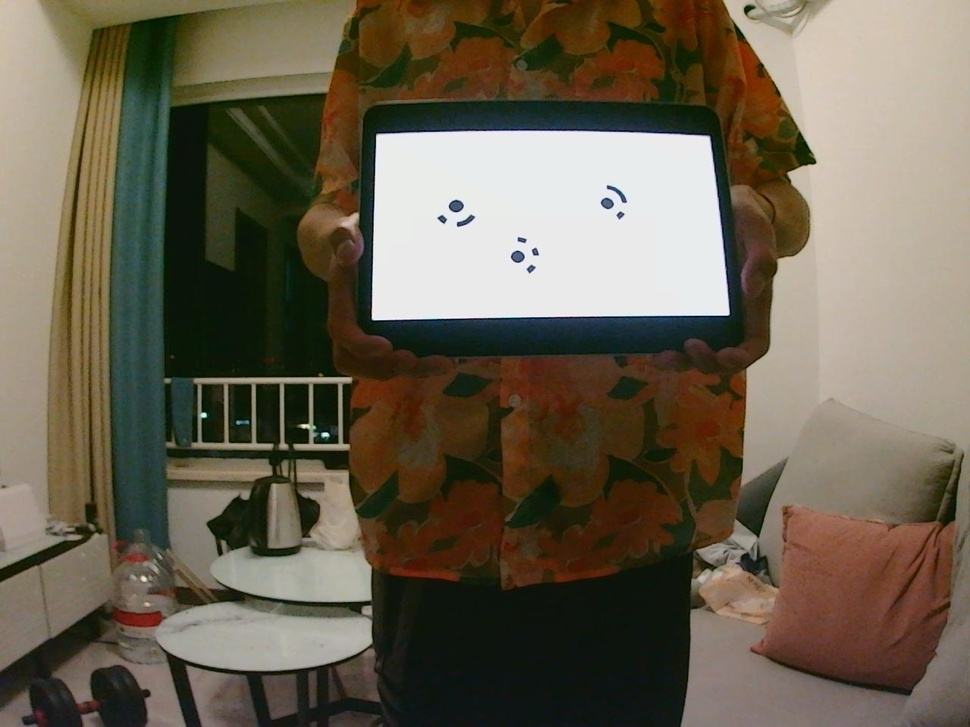
%> input picture 振动模量分析/multi-markers/left/left_1.jpg, 970 x 727 px, shrunk from 1280 x 960 before the run
$ octave photo_processing.m   (GNU Octave 9; MATLAB toolbox functions it lacks are replaced by stand-ins)
%> lines starting %> are read from the running program, lines starting %| are printed output that depends on the picture; in (x1, y1, x2, y2) boxes, pixels count from 0 and x2, y2 are one past the last pixel; in counts of white or black regions, pixels touching at a corner belong together; the program's own positions count from 1
%读取一张图片，并显示
original_picture=imread('.\pics\left_1.jpg');
%> original_picture is the input picture: size 727x970x3 uint8; mean R, G, B 106.3, 97.4, 80.3
figure(1);
imshow(original_picture);
title('原始RGB图像')

%把图像转换成灰度图像
GrayPic=rgb2gray(original_picture);%把RGB图像转化成灰度图像
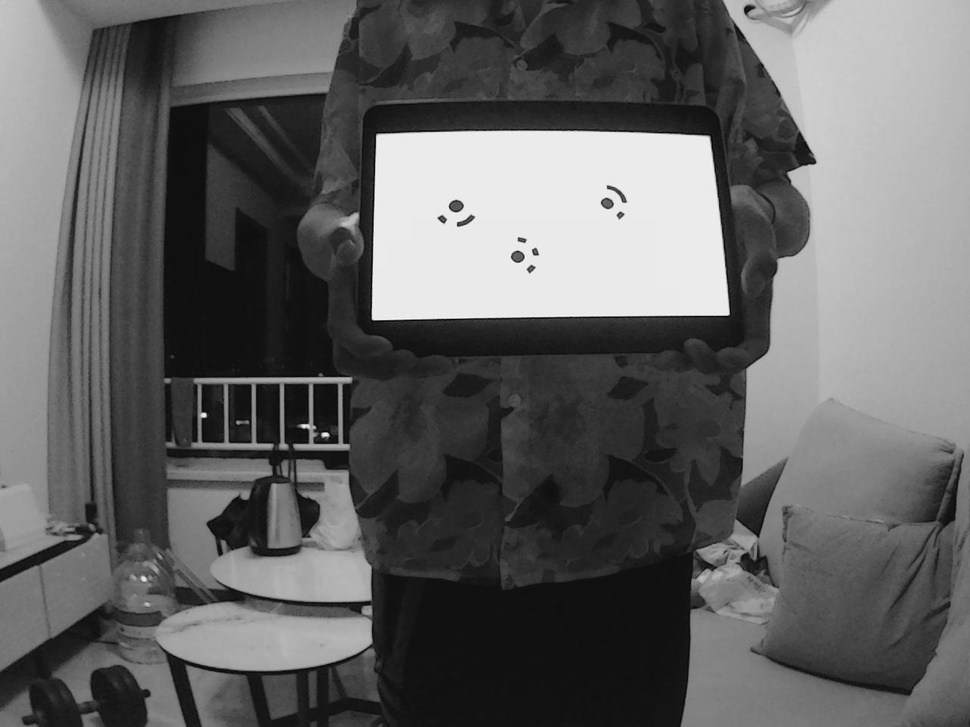
%> GrayPic: size 727x970 uint8; min 2, max 250, mean 98.2
figure(2)
imshow(GrayPic);
title('RGB图像转化为灰度图像')

%对图像进行二值化处理
thresh=graythresh(original_picture);%graythresh为自动确定二值化阈值函数，大于该阈值的就变成白色，小于该阈值的就变成黑色，所以阈值越大越黑，阈值越小越白
%> thresh = 0.42
Pic2=im2bw(original_picture,thresh);%如果想要自己设定阈值，那么就可以这样写Pic2=im2bw(original_picture,value);,value=[0,1]中间的任何数值
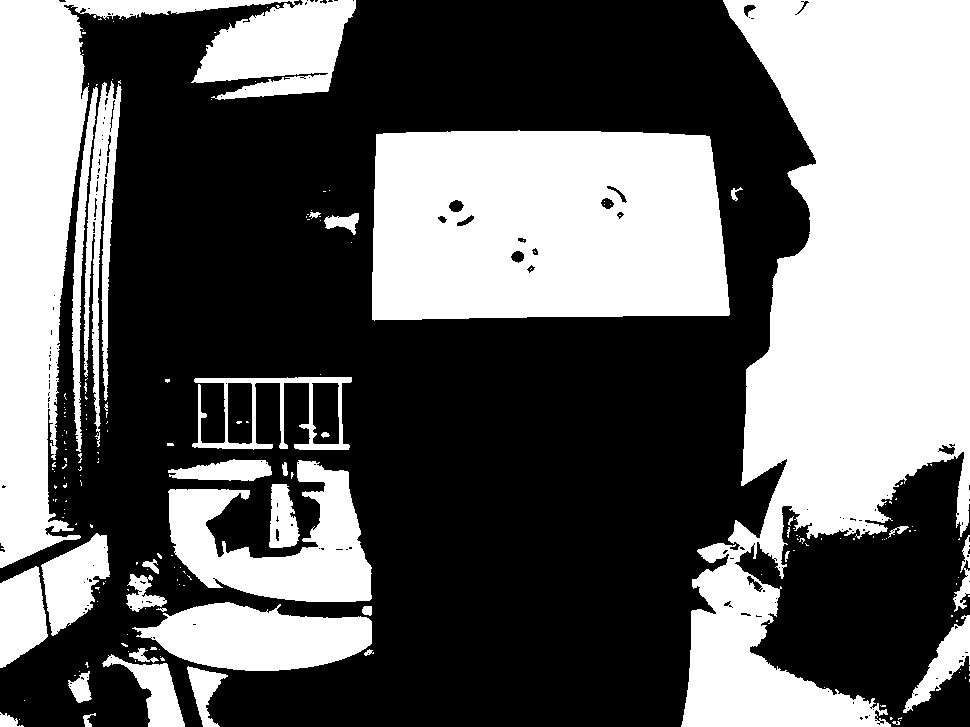
%> Pic2: size 727x970 logical; 41% white; 189 white regions (151 under 20 px), largest, box (x1, y1, x2, y2) and area: (681, 0, 970, 727) 118815, (372, 130, 730, 321) 63739, (0, 0, 356, 568) 49592
figure(3);
imshow(Pic2);
title('RGB图像转化为二值化图像')

thresh=graythresh(GrayPic);
%> thresh = 0.431
Pic2_=im2bw(GrayPic,thresh);
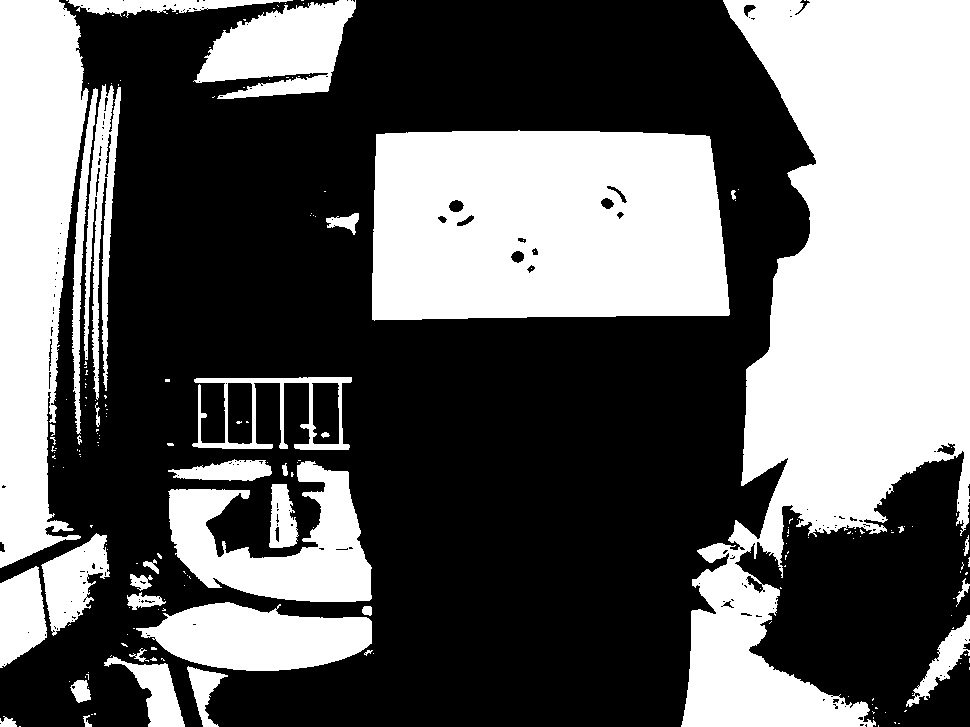
%> Pic2_: size 727x970 logical; 40% white; 191 white regions (155 under 20 px), largest, box (x1, y1, x2, y2) and area: (681, 0, 970, 727) 117074, (372, 130, 730, 321) 63695, (0, 0, 89, 568) 36123
figure(4);
imshow(Pic2_);
title('灰度图像转化为二值化图像')

$ run again, with 振动模量分析/multi-markers/left/left_10.jpg copied over 振动模量分析/multi-markers/left/left_1.jpg
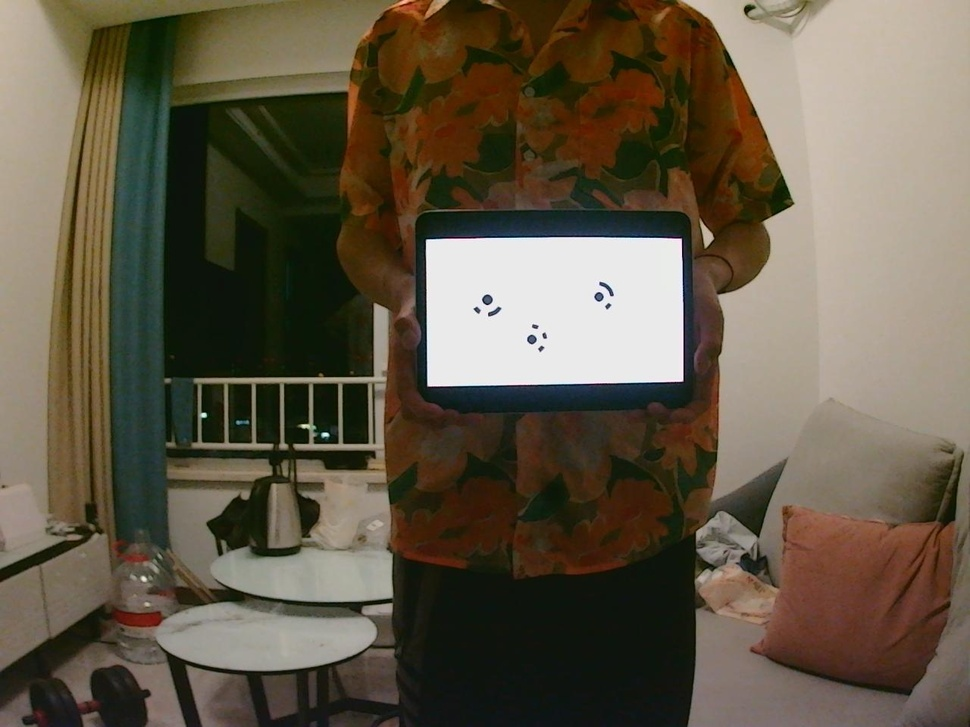
%> input picture 振动模量分析/multi-markers/left/left_10.jpg, 970 x 727 px, shrunk from 1280 x 960 before the run
%> original_picture is the input picture: size 727x970x3 uint8; mean R, G, B 98.7, 88.9, 71.4
%> `thresh=graythresh(original_picture);`: thresh = 0.384
%> `Pic2=im2bw(original_picture,thresh);`:
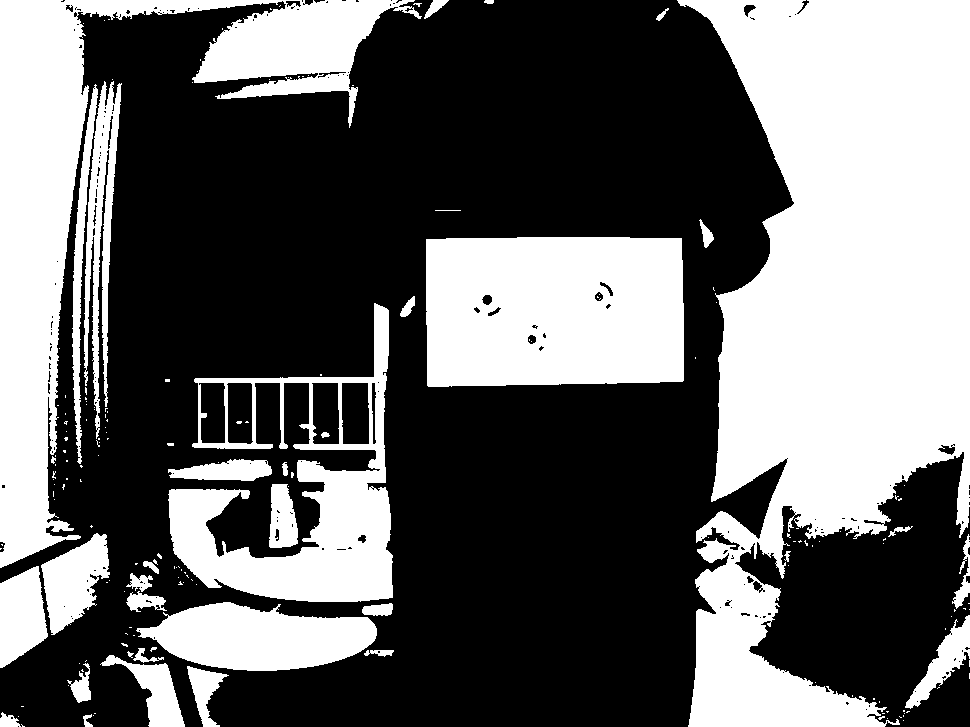
%> Pic2: size 727x970 logical; 40.6% white; 178 white regions (141 under 20 px), largest, box (x1, y1, x2, y2) and area: (677, 0, 970, 727) 133938, (0, 0, 422, 568) 51842, (426, 237, 684, 387) 37394
%> `thresh=graythresh(GrayPic);`: thresh = 0.4
%> `Pic2_=im2bw(GrayPic,thresh);`:
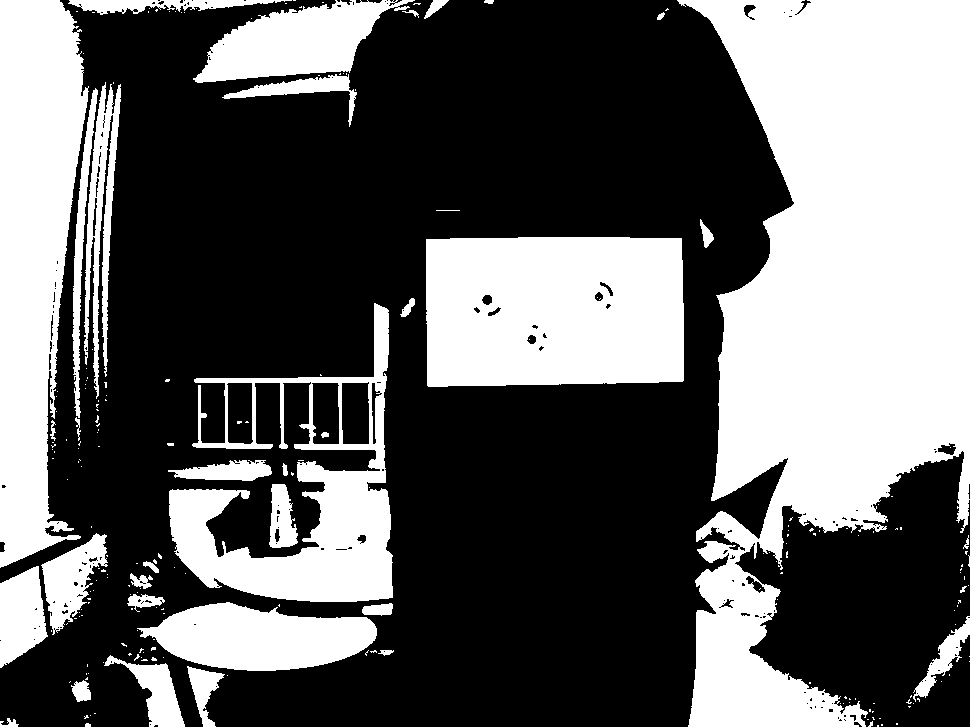
%> Pic2_: size 727x970 logical; 39.2% white; 222 white regions (183 under 20 px), largest, box (x1, y1, x2, y2) and area: (677, 0, 970, 727) 131447, (426, 237, 684, 387) 37368, (0, 0, 89, 568) 35899
